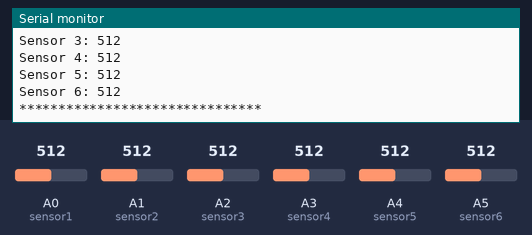
Recording of a sketch running on a simulated Arduino Mega 2560, built with avr-gcc and run on an emulated ATmega2560. Shown: the last lines printed to the serial monitor. The inputs (shaded band) are chosen by the test bench; at power-on: A0 (sensor1) = 512, A1 (sensor2) = 512, A2 (sensor3) = 512, A3 (sensor4) = 512, A4 (sensor5) = 512, A5 (sensor6) = 512.

Above: at 5.8 s.
5.9 s: A0 (sensor1) set to 716
11.9 s: A1 (sensor2) set to 716
17.9 s: A2 (sensor3) set to 716
23.9 s: A3 (sensor4) set to 716
29.9 s: A4 (sensor5) set to 716
At 32.0 s:
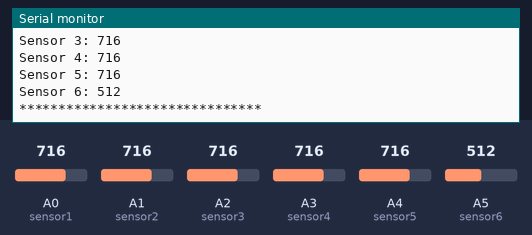
35.9 s: A5 (sensor6) set to 716
At 41.6 s:
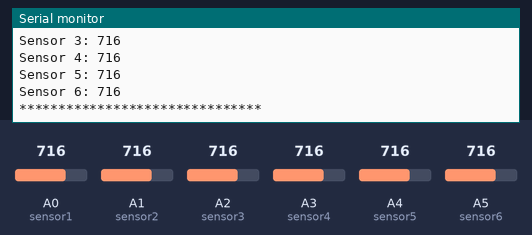
Timing chart, 0 to 42.9 s (numbered marks = the images above; inputs shaded):
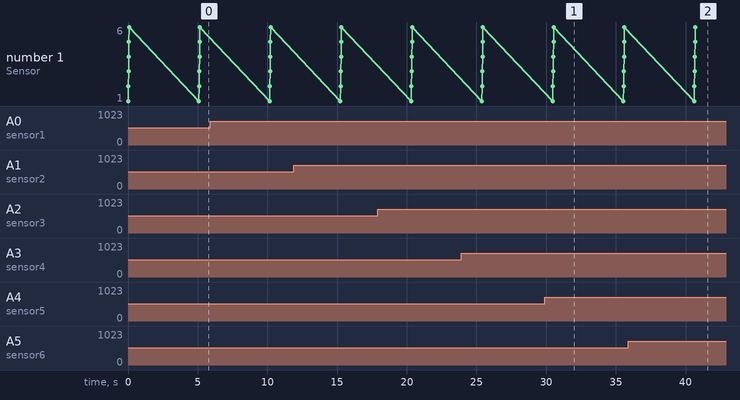

Measured:
- after the input at 29.9 s, the serial monitor: prints a new line after 0.63 s (image 1)
- after the input at 35.9 s, the serial monitor: prints a new line after 4.8 s (image 2)

The sketch:

Test_code_for_level_sensors.ino
```cpp
const byte sensor1 = 54; // A0;
const byte sensor2 = 55; // A1;
const byte sensor3 = 56; // A2;
const byte sensor4 = 57; // A3;
const byte sensor5 = 58; // A4;
const byte sensor6 = 59; // A5;

void setup()
{
  Serial.begin(9600);
  while(!Serial)
  {
    ; // Wait for serial.
  }
  pinMode(sensor1, INPUT);
  pinMode(sensor2, INPUT);
  pinMode(sensor3, INPUT);
  pinMode(sensor4, INPUT);
  pinMode(sensor5, INPUT);
  pinMode(sensor6, INPUT);

}

void loop()
{
  int Value1 = analogRead(sensor1);
  int Value2 = analogRead(sensor2);
  int Value3 = analogRead(sensor3);
  int Value4 = analogRead(sensor4);
  int Value5 = analogRead(sensor5);
  int Value6 = analogRead(sensor6);

  Serial.print("Sensor 1: ");
  Serial.println(Value1);
  Serial.println();
  Serial.print("Sensor 2: ");
  Serial.println(Value2);
  Serial.println();
  Serial.print("Sensor 3: ");
  Serial.println(Value3);
  Serial.println();
  Serial.print("Sensor 4: ");
  Serial.println(Value4);
  Serial.println();
  Serial.print("Sensor 5: ");
  Serial.println(Value5);
  Serial.println();
  Serial.print("Sensor 6: ");
  Serial.println(Value6);
  Serial.println();
  Serial.println("*******************************");
  Serial.println();
  delay(5000);
}
```
